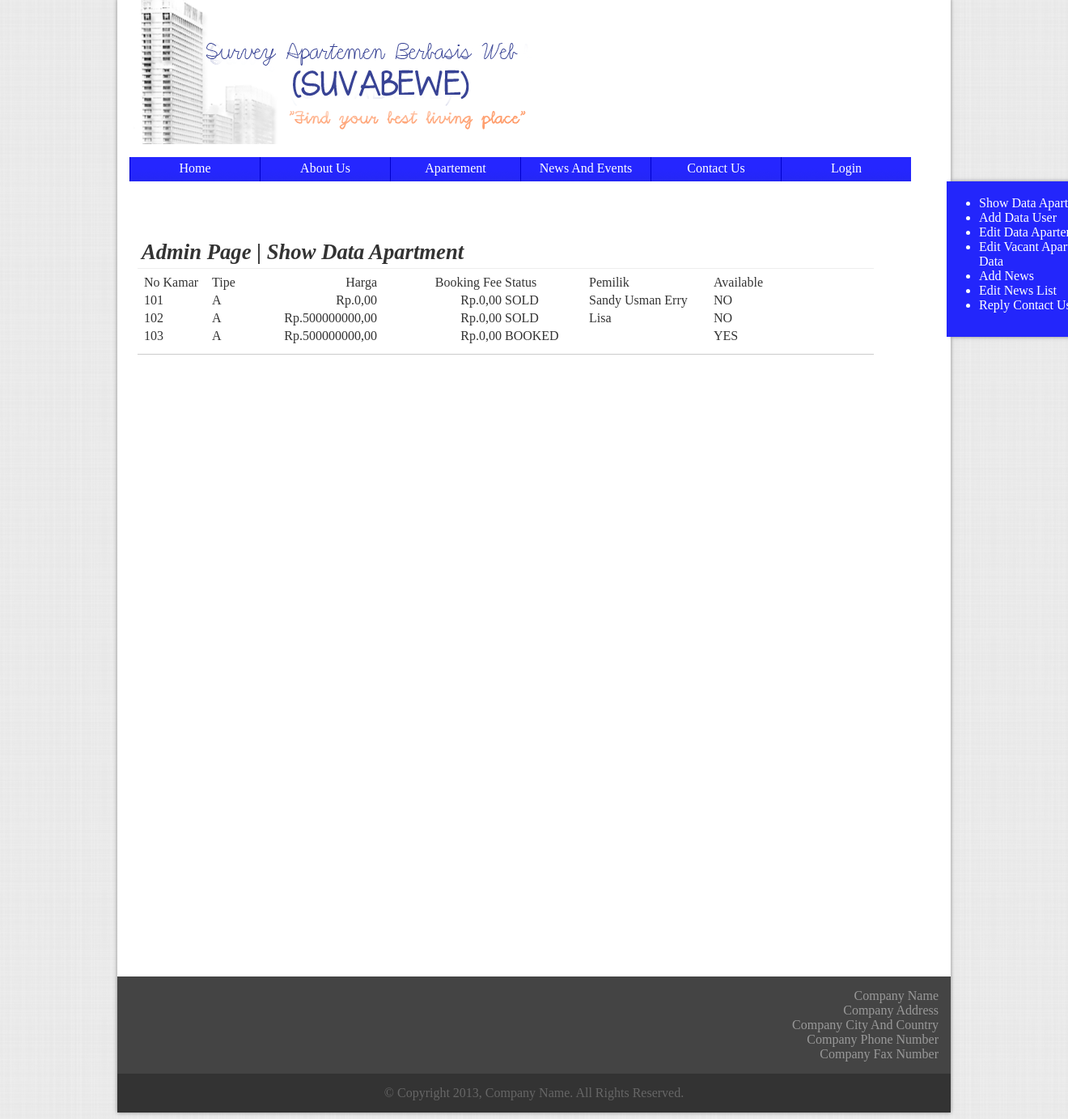
The page /file/admin.php on the database as committed earlier.
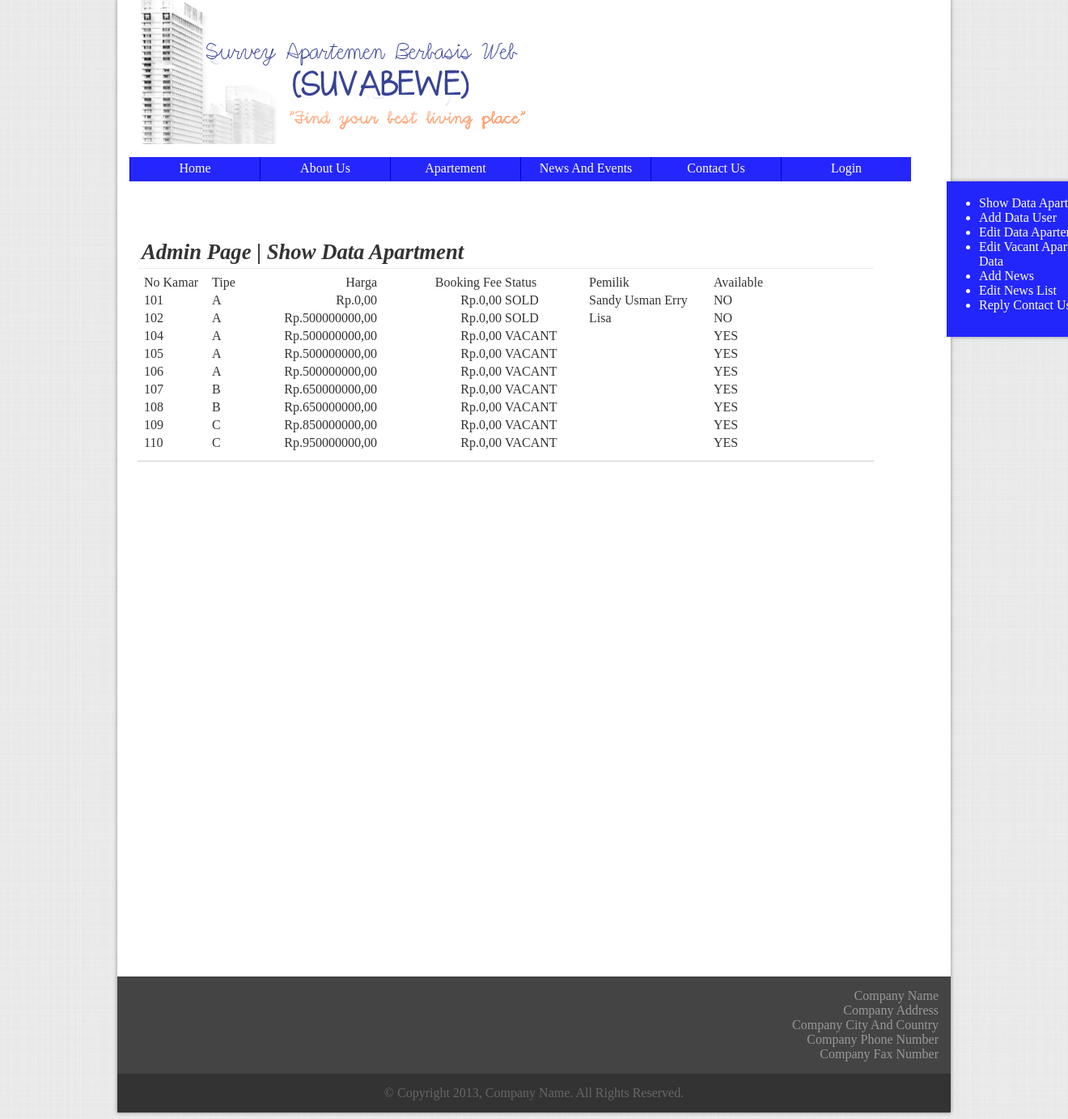
The same page on the database as committed later.
### tables this page shows
CREATE TABLE IF NOT EXISTS `apartemen` (
  `no_kamar` int(5) NOT NULL,
  `type_kamar` varchar(1) NOT NULL,
  `spec_kamar` text NOT NULL,
  `password` text NOT NULL,
  `nama_pemilik` text NOT NULL,
  `email` text NOT NULL,
  `available` tinyint(1) NOT NULL DEFAULT '1',
  `harga` int(20) NOT NULL,
  `booked` tinyint(1) NOT NULL DEFAULT '0',
  `booked_fee` int(20) NOT NULL,
  `booked_date` date NOT NULL,
  `tagihan_listrik` int(20) NOT NULL,
  `tagihan_air` int(20) NOT NULL,
  `gambar_tidur1` text NOT NULL,
  `gambar_tidur2` text NOT NULL,
  `gambar_tidur3` text NOT NULL,
  `gambar_makan` text NOT NULL,
  `gambar_dapur` text NOT NULL,
  `gambar_mandi` text NOT NULL,
  `gambar_tamu` text NOT NULL,
  `gambar_balkon` text NOT NULL,
  PRIMARY KEY (`no_kamar`)
);

### file/admin.php (the view, shortened to what this page needs)
<html>
	<head>
		<link rel="stylesheet" href="../css/templates.css" type="text/css" />
	</head>
	<body>
		<div class="wrapper" id="wrapper">
			<?php include_once ('header.php');?>
			<?php include_once('sidemenu.php');?>
			<div class="container confmargin" style="height:900px">
				<div class="section showapt">
					<div class="sectionheader bottomline">
						<b>Admin Page | Show Data Apartment</b>
					</div>
					<div class="sectioncontent ">
						<table>
							<form method="post">
								<tr>
									<td width="80px"> No Kamar </td>
									<td width="50px"> Tipe </td>
									<td width="150px" align='right'> Harga </td>
									<td width="150px" align='right'> Booking Fee </td>
									<td width="100px"> Status </td>
									<td width="150px"> Pemilik </td>
									<td width="100px"> Available </td>
									<td></td>
								</tr>
								<?php
									$pilihtabel=mysql_query("SELECT * FROM apartemen");
									while(($row=mysql_fetch_array($pilihtabel)))
									{
										$temp1=$row['available'];
										$temp2=$row['booked'];
										if ($row['no_kamar'] != 100)
										{
												echo
												"<tr>
												<td> " . $row['no_kamar'] . "</td>
												<td> " . $row['type_kamar'] . "</td>
												<td align='right'> Rp." . $row['harga'] . ",00</td>
												<td align='right'> Rp." . $row['booked_fee'] . ",00</td>
												<td>
												";
												if($temp1==0)
													echo "SOLD";
												else
													{
													if($temp2==0)
														echo "VACANT";
													else
														echo "BOOKED";
													}
												echo
												"
												</td>
												<td>" . $row['nama_pemilik'] . "</td>
												<td>" ;
												if($temp1==0)
													echo "NO";
												else
													echo "YES";
												echo "</td>
											</tr>
											";
										}
								}
							?>
							</form>
						</table>
					</div>
				</div>
			</div>
		</div>
	</body>
</html>
</html>

### file/header.php (shortened to what this page needs)
<link rel="stylesheet" href="../css/templates.css" type="text/css" />
<div class="header" id="header">
	<div class="headerlogo"></div>
	<div class="headernav">
		<ul style="margin-left:-40px">
			<a href="main.php"><li class="headernavmenu">Home</li></a>
			<a href="about_us.php"><li class="headernavmenu">About Us</li></a>
			<a href="apartment.php"><li class="headernavmenu">Apartement</li></a>
			<a href="news.php"><li class="headernavmenu">News And Events</li></a>
			<a href="contact_us.php"><li class="headernavmenu">Contact Us</li></a>
			<li class="headernavmenu">
				<?php
					if (isset($_SESSION['login'])){
						$nama = explode(' ', $_SESSION['nama']);
						echo "Welcome, " . $nama[0];
					}
					else
						echo "<a href='login.php' style='color:#FFFFFF'>Login</a>";
				?>
			</li>
		</ul>
	</div>
</div>

### file/sidemenu.php
<div class="adminsidemenu">
	<ul type="disc">
		<li><a href="admin.php" class="adminmenu"> Show Data Apartemen </a><br /></li>
		<li><a href="adduser.php" class="adminmenu"> Add Data User </a><br></li>
		<li><a href="editapt.php" class="adminmenu"> Edit Data Apartemen</a><br /></li>
		<li><a href="vacant.php" class="adminmenu"> Edit Vacant Apartemen Data</a><br /></li>
		<li><a href="add_news.php" class="adminmenu"> Add News </a><br></li>
		<li><a href="editnews.php" class="adminmenu"> Edit News List </a><br></li>
		<li><a href="showcontact.php" class="adminmenu"> Reply Contact Us </a><br /></li>
	</ul>
</div>

### css/templates.css (style rules this page uses)
body { background-image:url("../img/bg-body.png"); background-repeat:repeat; color:#333333; font-family:"Cambria"; font-size:16px; }
a { color:#000000; text-decoration:none; }
.wrapper { width:1000px; margin:-10px auto 0px auto; padding:0px 15px 0px 15px; background-color:#FFFFFF; box-shadow: 0px 0px 5px #888888; }
.header { width:1000px; z-index:3; position:static; }
.headernav { height:30px; }
.headernavmenu { list-style:none; text-align:center; height:20px; margin:0px; padding:5px; width:150px; float:left; border-left:thin solid #0000CC; background-image:url("../img/button.png"); color:#FFFFFF; }
.headerlogo { background-image:url(../img/head1.png); width:990px; background-repeat:no-repeat; height:170px; padding:5px; }
.footer { width:1020; margin:0px -15px 0px -15px; padding:5px; }
.subfooter1 { width:1000; margin-left:-5px; padding:15px; background-color:#444444; color:#999999; text-align:right; }
.subfooter2 { width:1000; margin:0px 0px -5px -5px; padding:15px; background-color:#333333; color:#666666; text-align:center; }
.container { width:980px; padding:10px; }
.section { border-bottom:solid thin #CCCCCC; float:left; padding:5px; }
.sectionheader { width:100%; padding:5px; height:30px; font-family:"Bodoni MT"; font-size:20pt; font-style:italic; margin-left:-5px; margin-top:-5px; }
.sectioncontent { width:100%; padding:5px; margin-left:-5px; color:#666666; }
.bottomline { border-bottom:solid thin #EEEEEE; }
.confmargin { margin-top:-135px; }
.adminsidemenu { padding-top:2px; padding-top:2px; font-size:16px; color: #FFFFFF; height:190px; width:200px; background-color:#2326fb; border-color:#000099; position:relative; display:block; top:0px; left:1010px; box-shadow:5px 0px 5px #888888; }
.adminmenu { color:#FFFFFF; }
.showapt { width:900px; }

Rows that differ between the two databases and show on the page:
removed apartemen: no_kamar "103", type_kamar "A", harga "500000000", booked_fee "0", available "BOOKED"
added apartemen: no_kamar "104", type_kamar "A", harga "500000000", booked_fee "0", available "VACANT"
added apartemen: no_kamar "105", type_kamar "A", harga "500000000", booked_fee "0", available "VACANT"
added apartemen: no_kamar "106", type_kamar "A", harga "500000000", booked_fee "0", available "VACANT"
added apartemen: no_kamar "107", type_kamar "B", harga "650000000", booked_fee "0", available "VACANT"
added apartemen: no_kamar "108", type_kamar "B", harga "650000000", booked_fee "0", available "VACANT"
added apartemen: no_kamar "109", type_kamar "C", harga "850000000", booked_fee "0", available "VACANT"
added apartemen: no_kamar "110", type_kamar "C", harga "950000000", booked_fee "0", available "VACANT"
